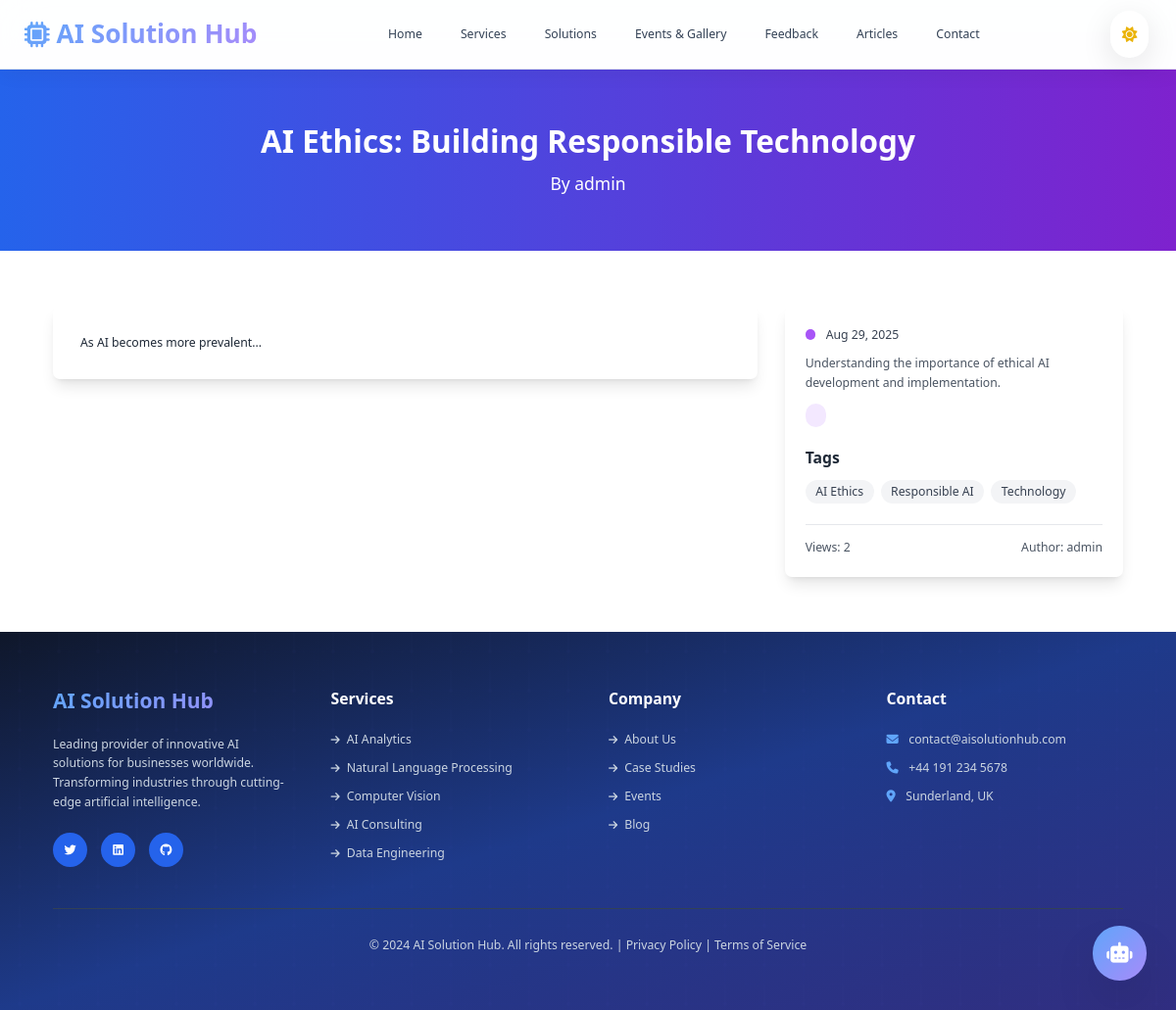
The app's page /articles/ai-ethics-building-responsible-technology/, older data.
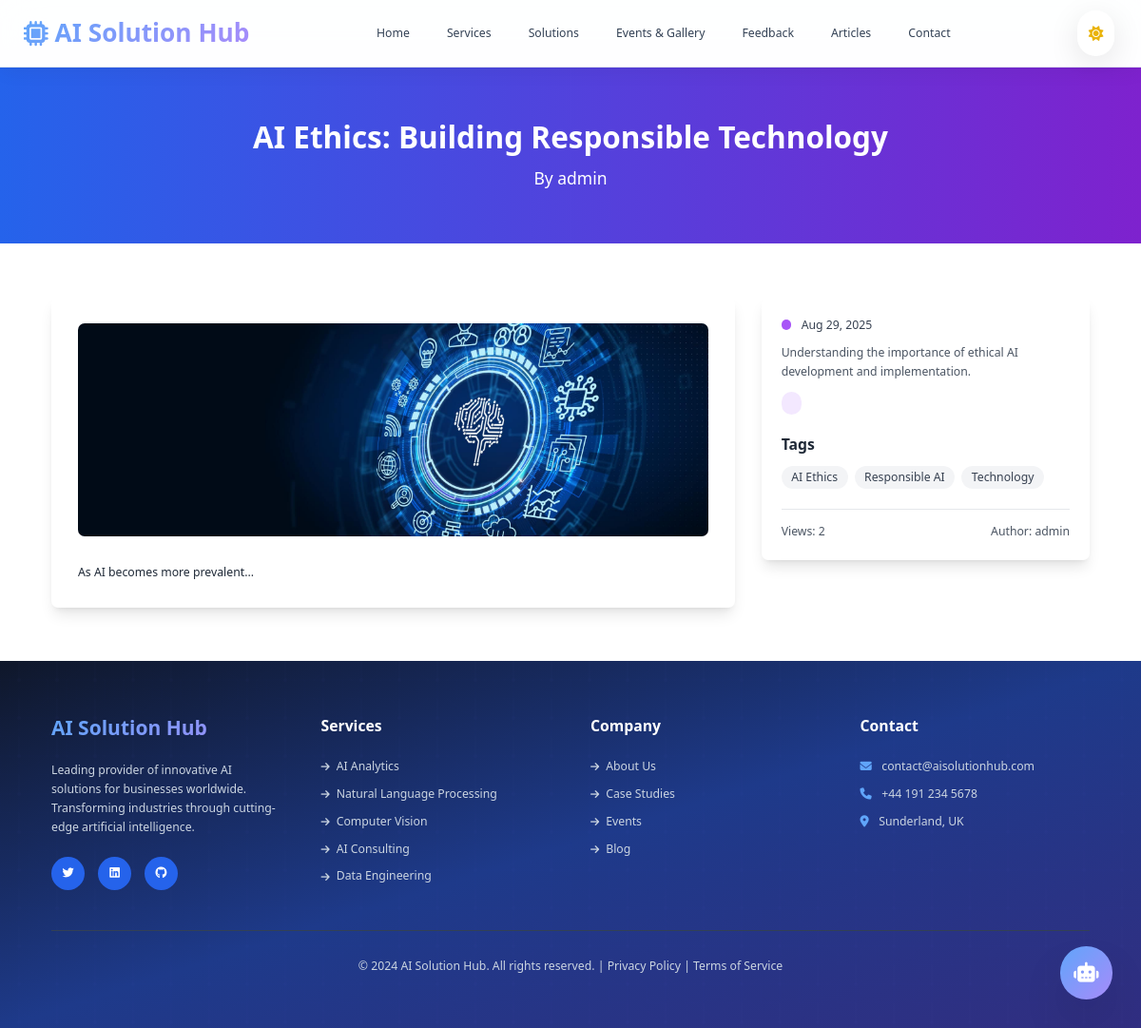
The same page, newer data.
### Ai_SolutionApp/models.py (models this page shows, shortened)
class Article(models.Model):
    id = models.UUIDField(primary_key=True, default=uuid.uuid4, editable=False)
    title = models.CharField(max_length=200)
    slug = models.SlugField(unique=True, max_length=200)
    excerpt = models.TextField(max_length=300)
    content = models.TextField()
    author = models.ForeignKey(User, on_delete=models.CASCADE)
    featured_image = OptimizedImageField(upload_to='articles/', blank=True, null=True)
    featured_image_url = models.URLField(blank=True, null=True, help_text="External image URL as alternative to uploaded image")
    tags = models.JSONField(default=list)
    category = models.CharField(max_length=100, choices=[
        ('ai_insights', 'AI Insights'),
        ('industry_news', 'Industry News'),
        ('case_studies', 'Case Studies'),
        ('technology', 'Technology'),
        ('company_updates', 'Company Updates')
    ])
    is_published = models.BooleanField(default=False)
    is_featured = models.BooleanField(default=False)
    views_count = models.PositiveIntegerField(default=0)
    created_at = models.DateTimeField(auto_now_add=True)
    updated_at = models.DateTimeField(auto_now=True)
    published_at = models.DateTimeField(blank=True, null=True)
    class Meta:
        ordering = ['-published_at', '-created_at']
    def save(self, *args, **kwargs):
        if self.is_published:
            if not self.published_at:
                self.published_at = timezone.now()
        else:
            self.published_at = None
        super().save(*args, **kwargs)
    @property
    def first_image_url(self) -> str:
        try:
            import re
            if not self.content:
                return ""
            m = re.search(r'<img[^>]+src=["\']([^"\']+)["\']', self.content, re.IGNORECASE)
            return m.group(1) if m else ""
        except Exception:
            return ""

### Ai_SolutionApp/views.py (the view)
# urls.py: path('articles/<slug:article_slug>/', views.article_detail, name='article_detail'),
def article_detail(request, article_slug):
    article = get_object_or_404(Article, slug=article_slug, is_published=True)
    article.views_count += 1
    article.save(update_fields=['views_count'])
    related_articles = Article.objects.filter(
        category=article.category,
        is_published=True
    ).exclude(id=article.id)[:3]
    context = {
        'article': article,
        'related_articles': related_articles,
        'site_settings': SiteSettings.get_settings(),
    }
    return render(request, 'ai_solution_app/article_detail.html', context)

### Ai_SolutionApp/models.py (called while the page is built)
    @classmethod
    def get_settings(cls):
        obj, created = cls.objects.get_or_create(pk=cls.objects.first().pk if cls.objects.exists() else None)
        return obj

### Ai_SolutionApp/templates/ai_solution_app/article_detail.html (shortened to what this page needs)
{% extends 'ai_solution_app/base.html' %}
{% block content %}
<section class="bg-gradient-to-r from-blue-600 to-purple-700 text-white py-16">
    <div class="max-w-7xl mx-auto px-4 text-center">
        <h1 class="text-4xl font-bold mb-4">{{ article.title }}</h1>
        <p class="text-xl">By {{ article.author.get_full_name|default:article.author.username }}</p>
    </div>
</section>
<section class="py-16 bg-white">
    <div class="max-w-7xl mx-auto px-4">
        <div class="grid grid-cols-1 lg:grid-cols-3 gap-8">
            <div class="lg:col-span-2">
                <div class="bg-white rounded-lg shadow-lg p-8">
                    {% if article.featured_image %}
                    <img src="{{ article.featured_image.url }}" alt="{{ article.title }}" class="w-full h-64 object-cover rounded-lg mb-8">
                    {% elif article.first_image_url %}
                    <img src="{{ article.first_image_url }}" alt="{{ article.title }}" class="w-full h-64 object-cover rounded-lg mb-8">
                    {% endif %}
                    <div class="prose max-w-none text-gray-800 leading-relaxed">
                        {{ article.content|linebreaks }}
                    </div>
                </div>
            </div>
            <div class="lg:col-span-1">
                <div class="bg-white rounded-lg shadow-lg p-6 sticky top-8">
                    <div class="mb-6">
                        <div class="flex items-center mb-3">
                            <div class="w-3 h-3 bg-purple-500 rounded-full mr-3"></div>
                            <span class="text-gray-700 font-medium">{{ article.published_at|date:"M d, Y" }}</span>
                        </div>
                        {% if article.excerpt %}
                        <p class="text-gray-600 leading-relaxed mb-4">{{ article.excerpt }}</p>
                        {% endif %}
                        <div class="mb-4">
                            <span class="bg-purple-100 text-purple-800 px-3 py-1 rounded-full text-sm font-medium">
                            </span>
                        </div>
                    </div>
                    {% if article.tags %}
                    <div class="mb-6">
                        <h3 class="text-lg font-semibold text-gray-800 mb-3">Tags</h3>
                        <div class="flex flex-wrap gap-2">
                            {% for tag in article.tags %}
                            <span class="bg-gray-100 text-gray-700 px-3 py-1 rounded-full text-sm hover:bg-gray-200 transition-colors">{{ tag }}</span>
                            {% endfor %}
                        </div>
                    </div>
                    {% endif %}
                    <div class="border-t border-gray-200 pt-4">
                        <div class="flex items-center justify-between text-sm text-gray-600">
                            <span>Views: {{ article.views_count }}</span>
                            <span>Author: {{ article.author.get_full_name|default:article.author.username }}</span>
                        </div>
                    </div>
                </div>
            </div>
        </div>
    </div>
</section>
{% endblock %}

Row changes from the older to the newer data that the page shows:
changed Article "AI Ethics: Building Responsible Technology": featured_image: picture added
